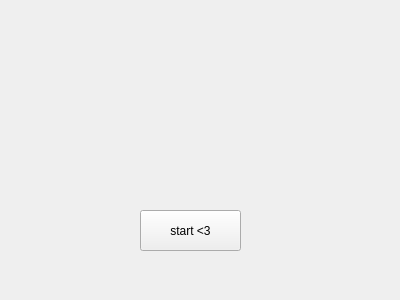
<?xml version="1.0" encoding="UTF-8"?>
<ui version="4.0">
 <class>start</class>
 <widget class="QWidget" name="start">
  <property name="geometry">
   <rect>
    <x>0</x>
    <y>0</y>
    <width>400</width>
    <height>300</height>
   </rect>
  </property>
  <property name="windowTitle">
   <string>Form</string>
  </property>
  <widget class="QPushButton" name="pushButton">
   <property name="geometry">
    <rect>
     <x>140</x>
     <y>210</y>
     <width>101</width>
     <height>41</height>
    </rect>
   </property>
   <property name="text">
    <string>start &lt;3</string>
   </property>
  </widget>
 </widget>
 <resources/>
 <connections/>
</ui>
